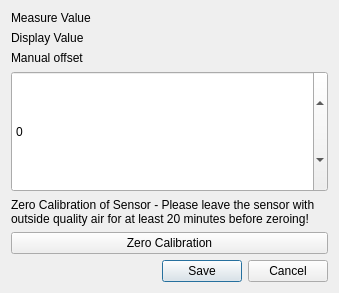
<?xml version="1.0" encoding="UTF-8"?>
<ui version="4.0">
 <class>Dialog</class>
 <widget class="QDialog" name="Dialog">
  <property name="geometry">
   <rect>
    <x>0</x>
    <y>0</y>
    <width>339</width>
    <height>293</height>
   </rect>
  </property>
  <property name="sizePolicy">
   <sizepolicy hsizetype="Preferred" vsizetype="MinimumExpanding">
    <horstretch>0</horstretch>
    <verstretch>0</verstretch>
   </sizepolicy>
  </property>
  <property name="windowTitle">
   <string>Dialog</string>
  </property>
  <layout class="QVBoxLayout" name="verticalLayout">
   <item>
    <layout class="QFormLayout" name="formLayout">
     <item row="0" column="0">
      <widget class="QLabel" name="measure_value_text_label">
       <property name="text">
        <string>Measure Value</string>
       </property>
      </widget>
     </item>
     <item row="0" column="1">
      <widget class="QLabel" name="measure_value_label">
       <property name="text">
        <string/>
       </property>
      </widget>
     </item>
     <item row="1" column="0">
      <widget class="QLabel" name="display_value_text_label">
       <property name="text">
        <string>Display Value</string>
       </property>
      </widget>
     </item>
     <item row="1" column="1">
      <widget class="QLabel" name="display_value_label">
       <property name="text">
        <string/>
       </property>
      </widget>
     </item>
    </layout>
   </item>
   <item>
    <widget class="QLabel" name="label">
     <property name="text">
      <string>Manual offset</string>
     </property>
    </widget>
   </item>
   <item>
    <widget class="QSpinBox" name="calib_spin_box">
     <property name="sizePolicy">
      <sizepolicy hsizetype="Minimum" vsizetype="MinimumExpanding">
       <horstretch>0</horstretch>
       <verstretch>0</verstretch>
      </sizepolicy>
     </property>
     <property name="wrapping">
      <bool>true</bool>
     </property>
     <property name="readOnly">
      <bool>false</bool>
     </property>
     <property name="accelerated">
      <bool>true</bool>
     </property>
     <property name="showGroupSeparator" stdset="0">
      <bool>false</bool>
     </property>
     <property name="minimum">
      <number>-500</number>
     </property>
     <property name="maximum">
      <number>500</number>
     </property>
     <property name="singleStep">
      <number>10</number>
     </property>
    </widget>
   </item>
   <item>
    <widget class="QLabel" name="zero_label">
     <property name="text">
      <string>Zero Calibration of Sensor - Please leave the sensor with outside quality air for at least 20 minutes before zeroing!</string>
     </property>
     <property name="wordWrap">
      <bool>true</bool>
     </property>
    </widget>
   </item>
   <item>
    <widget class="QPushButton" name="zero_button">
     <property name="text">
      <string>Zero Calibration</string>
     </property>
    </widget>
   </item>
   <item>
    <widget class="QDialogButtonBox" name="button_box">
     <property name="orientation">
      <enum>Qt::Horizontal</enum>
     </property>
     <property name="standardButtons">
      <set>QDialogButtonBox::Cancel|QDialogButtonBox::Save</set>
     </property>
    </widget>
   </item>
  </layout>
 </widget>
 <resources/>
 <connections>
  <connection>
   <sender>button_box</sender>
   <signal>accepted()</signal>
   <receiver>Dialog</receiver>
   <slot>accept()</slot>
   <hints>
    <hint type="sourcelabel">
     <x>248</x>
     <y>254</y>
    </hint>
    <hint type="destinationlabel">
     <x>157</x>
     <y>274</y>
    </hint>
   </hints>
  </connection>
  <connection>
   <sender>button_box</sender>
   <signal>rejected()</signal>
   <receiver>Dialog</receiver>
   <slot>reject()</slot>
   <hints>
    <hint type="sourcelabel">
     <x>316</x>
     <y>260</y>
    </hint>
    <hint type="destinationlabel">
     <x>286</x>
     <y>274</y>
    </hint>
   </hints>
  </connection>
 </connections>
</ui>
